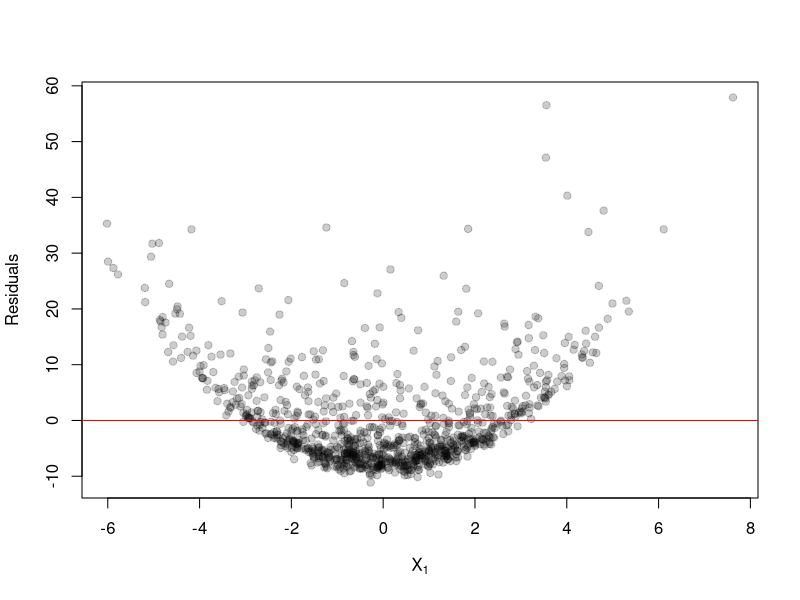
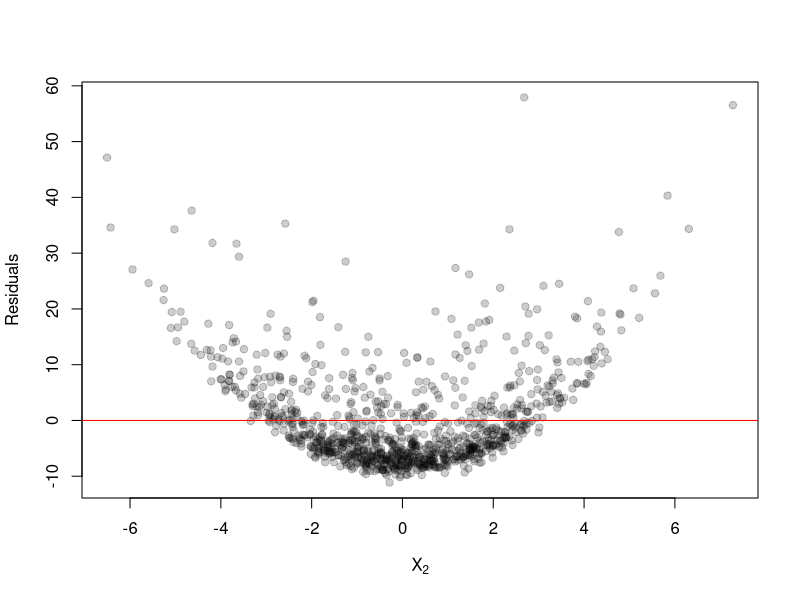
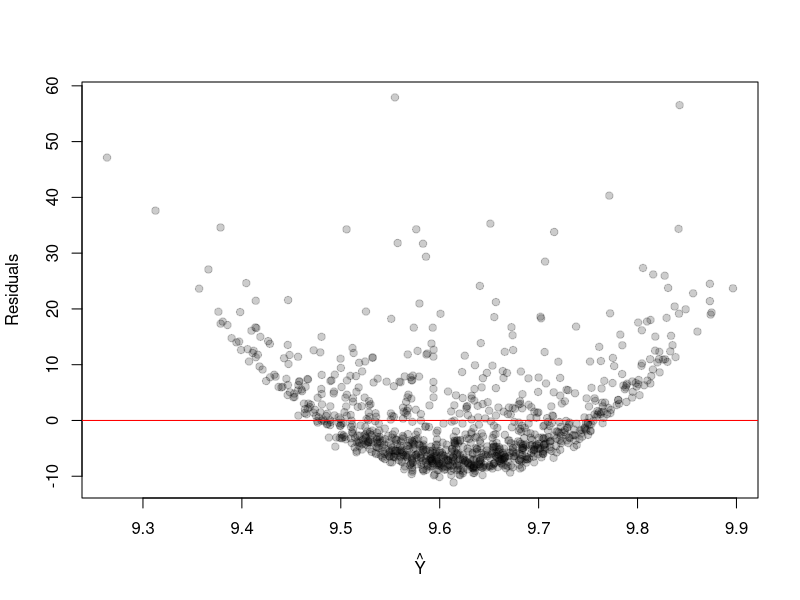
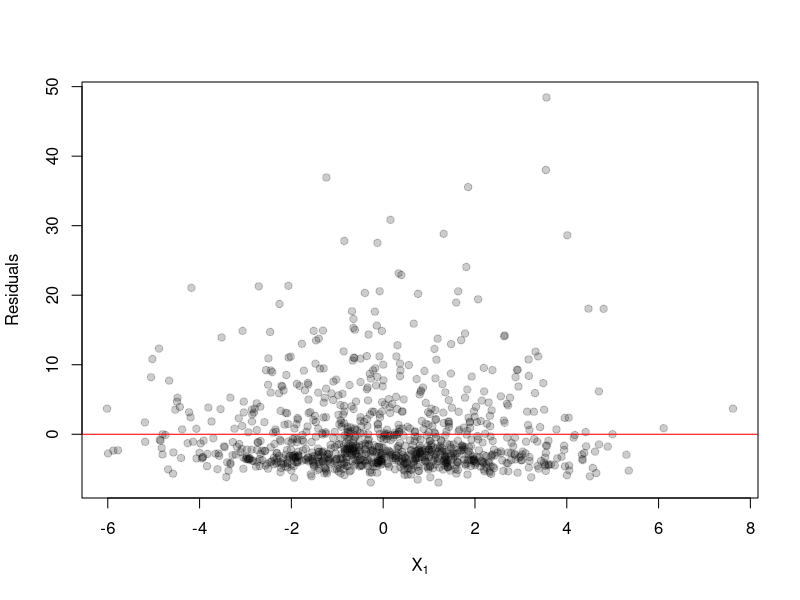
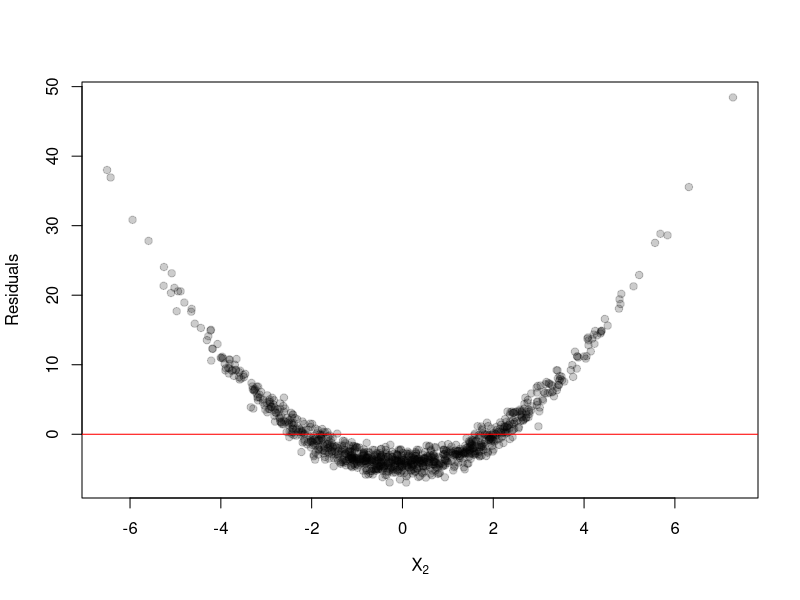
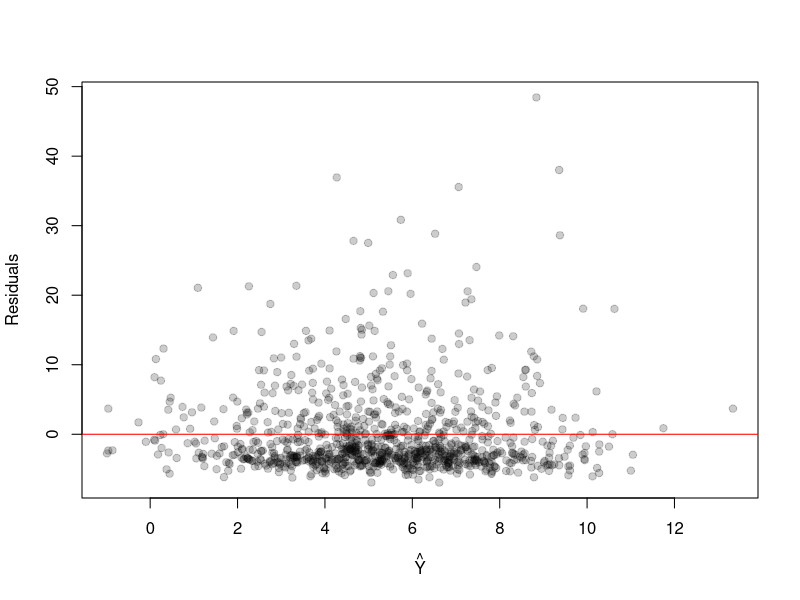
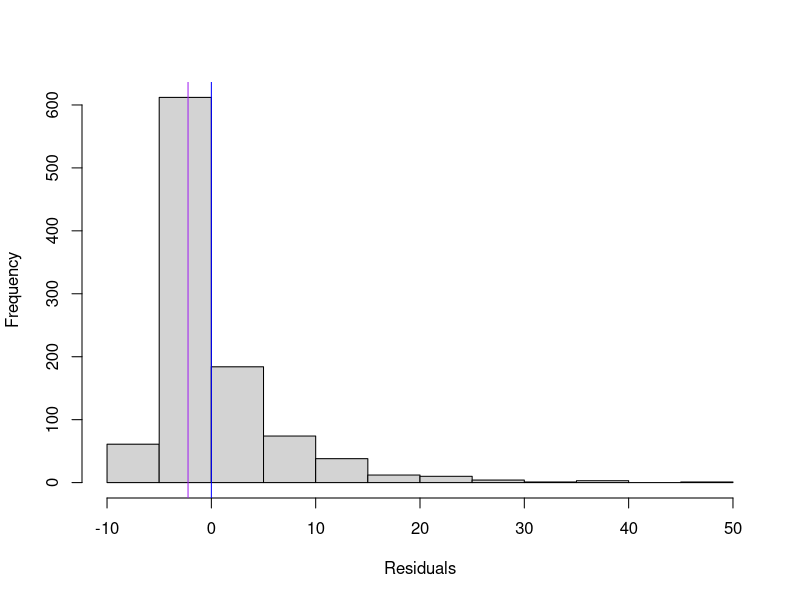
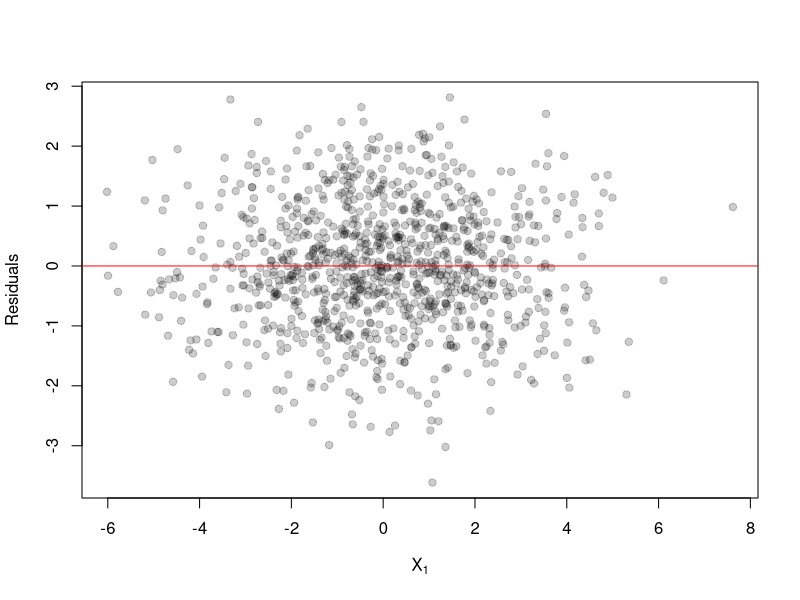

R code for these plots, in order:
## ---- chunk 1
#| warning: false

# Load packages
library(scales)

# Set seed
set.seed(1)
## ---- chunk 2
# Parameters
n <- 1e3
beta_0 <- 1
beta_1 <- 1
beta_2 <- 1

# Generate data
x_1 <- rnorm(n = n,
             sd = 2)
x_2 <- rnorm(n = n,
             sd = 2)
epsilon <- rnorm(n)
y_neither <- beta_0 + beta_1 * x_1^2 + beta_2 * x_2^2 + epsilon

# Fit model
mod_01 <- lm(y_neither ~ x_1 + x_2)

# Plots
plot(x = mod_01$model$x_1,
     y = mod_01$residuals,
     xlab = expression(X[1]),
     ylab = "Residuals",
     pch = 19,
     col = alpha(colour = "black",
                 alpha = 0.2))
abline(h = 0,
       col = "red")

plot(x = mod_01$model$x_2,
     y = mod_01$residuals,
     xlab = expression(X[2]),
     ylab = "Residuals",
     pch = 19,
     col = alpha(colour = "black",
                 alpha = 0.2))
abline(h = 0,
       col = "red")

plot(x = mod_01$fitted.values,
     y = mod_01$residuals,
     xlab = expression(hat(Y)),
     ylab = "Residuals",
     pch = 19,
     col = alpha(colour = "black",
                 alpha = 0.2))
abline(h = 0,
       col = "red")
## ---- chunk 3
# Generate data
y_one <- beta_0 + beta_1 * x_1 + beta_2 * x_2^2 + epsilon

# Fit model
mod_02 <- lm(y_one ~ x_1 + x_2)

# Plots
plot(x = mod_02$model$x_1,
     y = mod_02$residuals,
     xlab = expression(X[1]),
     ylab = "Residuals",
     pch = 19,
     col = alpha(colour = "black",
                 alpha = 0.2))
abline(h = 0,
       col = "red")

plot(x = mod_02$model$x_2,
     y = mod_02$residuals,
     xlab = expression(X[2]),
     ylab = "Residuals",
     pch = 19,
     col = alpha(colour = "black",
                 alpha = 0.2))
abline(h = 0,
       col = "red")

plot(x = mod_02$fitted.values,
     y = mod_02$residuals,
     xlab = expression(hat(Y)),
     ylab = "Residuals",
     pch = 19,
     col = alpha(colour = "black",
                 alpha = 0.2))
abline(h = 0,
       col = "red")
## ---- chunk 4
hist(x = mod_02$residuals,
     xlab = "Residuals",
     main = "")
abline(v = mean(mod_02$residuals),
       col = "blue")
abline(v = median(mod_02$residuals),
       col = "purple")
## ---- chunk 5
# Generate data
y_both <- beta_0 + beta_1 * x_1 + beta_2 * x_2 + epsilon

# Fit model
mod_03 <- lm(y_both ~ x_1 + x_2)

# Plots
plot(x = mod_03$model$x_1,
     y = mod_03$residuals,
     xlab = expression(X[1]),
     ylab = "Residuals",
     pch = 19,
     col = alpha(colour = "black",
                 alpha = 0.2))
abline(h = 0,
       col = "red")

plot(x = mod_03$model$x_2,
     y = mod_03$residuals,
     xlab = expression(X[2]),
     ylab = "Residuals",
     pch = 19,
     col = alpha(colour = "black",
                 alpha = 0.2))
abline(h = 0,
       col = "red")

plot(x = mod_03$fitted.values,
     y = mod_03$residuals,
     xlab = expression(hat(Y)),
     ylab = "Residuals",
     pch = 19,
     col = alpha(colour = "black",
                 alpha = 0.2))
abline(h = 0,
       col = "red")
## ---- chunk 6
# New explanatory variables
x_1_2 <- x_1^2
x_2_2 <- x_2^2

# Fit model
mod_04 <- lm(y_neither ~ x_1_2 + x_2_2)

# Plots
plot(x = mod_04$model$x_1_2,
     y = mod_04$residuals,
     xlab = expression(X[1]^2),
     ylab = "Residuals",
     pch = 19,
     col = alpha(colour = "black",
                 alpha = 0.2))
abline(h = 0,
       col = "red")

plot(x = mod_04$model$x_2_2,
     y = mod_04$residuals,
     xlab = expression(X[2]^2),
     ylab = "Residuals",
     pch = 19,
     col = alpha(colour = "black",
                 alpha = 0.2))
abline(h = 0,
       col = "red")

plot(x = mod_04$fitted.values,
     y = mod_04$residuals,
     xlab = expression(hat(Y)),
     ylab = "Residuals",
     pch = 19,
     col = alpha(colour = "black",
                 alpha = 0.2))
abline(h = 0,
       col = "red")
## ---- chunk 7
# Generate data
y_exp <- beta_0 + beta_1 * x_1 + beta_2 * 1.55^x_2 + epsilon

# Fit model
mod_05 <- lm(y_exp ~ x_1 + x_2)

# Plots
plot(x = mod_05$model$x_1,
     y = mod_05$residuals,
     xlab = expression(X[1]),
     ylab = "Residuals",
     pch = 19,
     col = alpha(colour = "black",
                 alpha = 0.2))
abline(h = 0,
       col = "red")

plot(x = mod_05$model$x_2,
     y = mod_05$residuals,
     xlab = expression(X[2]),
     ylab = "Residuals",
     pch = 19,
     col = alpha(colour = "black",
                 alpha = 0.2))
abline(h = 0,
       col = "red")

plot(x = mod_05$fitted.values,
     y = mod_05$residuals,
     xlab = expression(hat(Y)),
     ylab = "Residuals",
     pch = 19,
     col = alpha(colour = "black",
                 alpha = 0.2))
abline(h = 0,
       col = "red")
